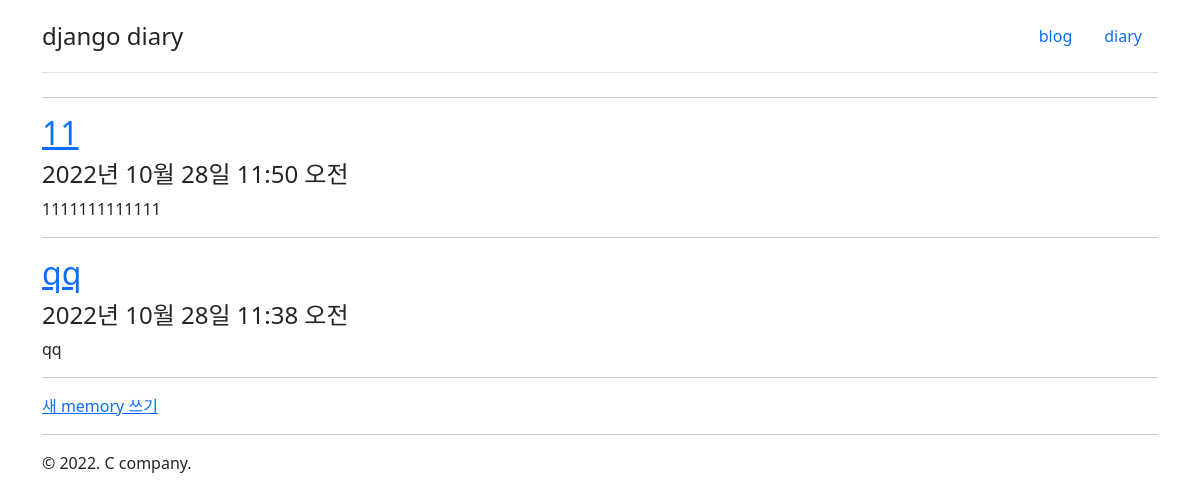
/diary/, run on an earlier commit of the app's database.
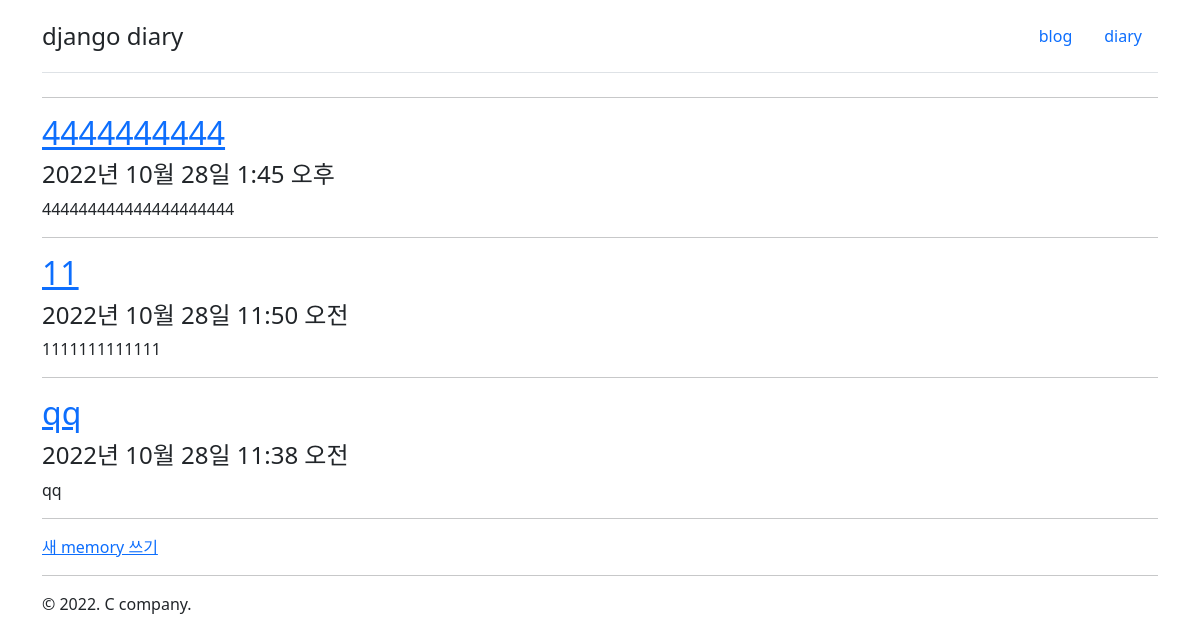
And on a later commit of the database.
### diary/models.py (models this page shows, shortened)
class Memory(models.Model):
    title = models.CharField(max_length=100)
    message = models.TextField()
    created_at = models.DateTimeField(auto_now_add=True)
    updated_at = models.DateTimeField(auto_now=True)
    def get_absolute_url(self):
        return f"/diary/{self.pk}/"

### diary/views.py (the view)
# urls.py: path('', views.mem_index),
def mem_index(request):
    mem_qs = Memory.objects.all().order_by('-id')
    return render(request, 'diary/mem_list.html', {
        'mem_list': mem_qs, })

### diary/templates/diary/mem_list.html
{%  extends "diary/base.html" %}
{%  block content %}
    {% for mem in mem_list %}
    <hr/>
        <h2>
            <a href="{{ mem.get_absolute_url }}">
            {{ mem.title }}
            </a>
        </h2>
        <h4>{{ mem.created_at }}</h4>
        <p>{{ mem.message }}</p>
    {% endfor %}
    <hr/>
    <a href="/diary/new/"> 새 memory 쓰기 </a>
{% endblock %}

What changed in the data, as far as the page shows it:
added Memory: title "4444444444", created_at "2022년 10월 28일 1:45 오후", message "444444444444444444444"
